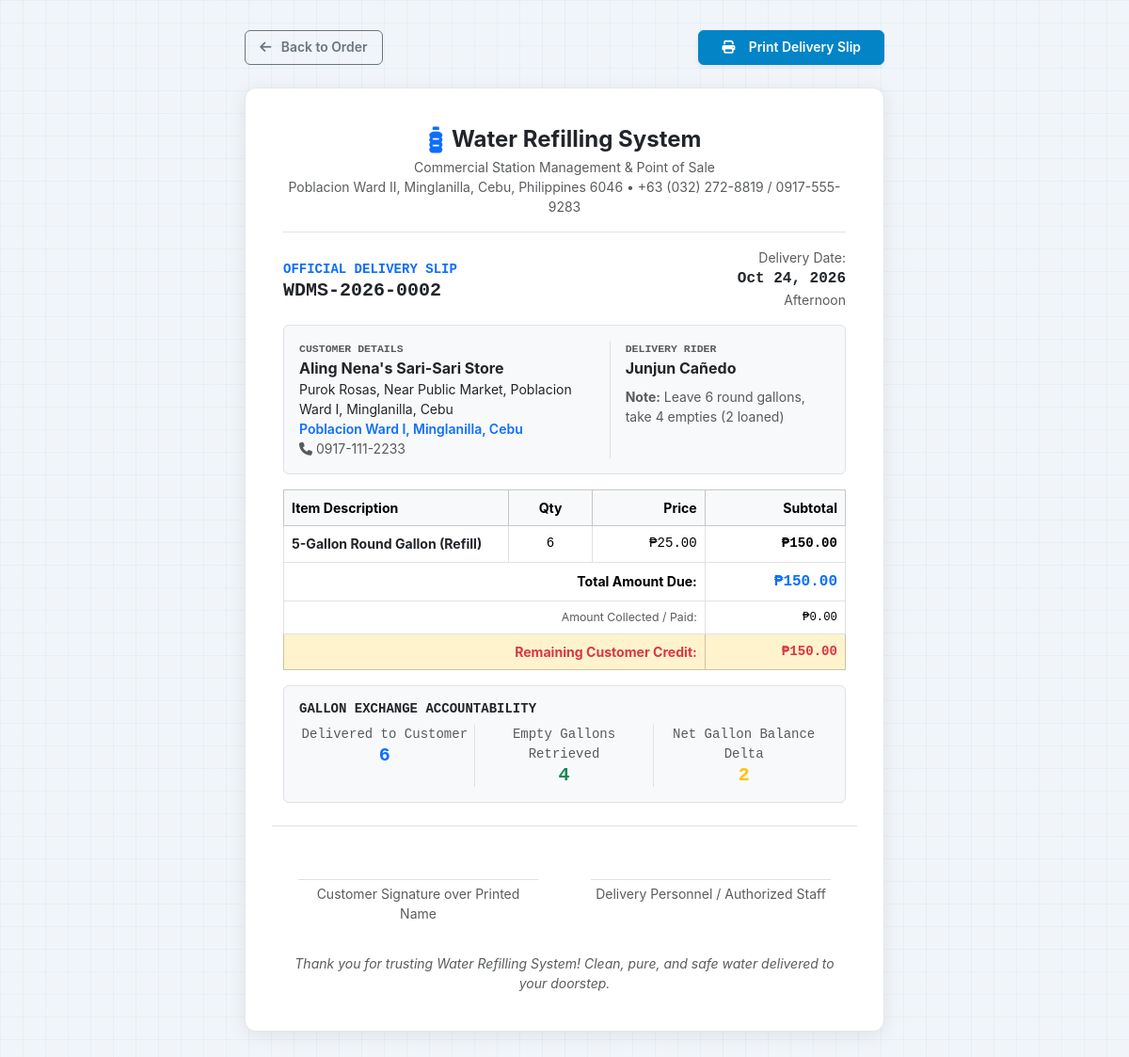
Page /orders/2/receipt (signed in) on the committed database.
### models.py (models this page shows, shortened)
class SystemSetting(db.Model):
    __tablename__ = 'system_settings'
    key = db.Column(db.String(50), primary_key=True)
    value = db.Column(db.Text, nullable=False)
    description = db.Column(db.String(200), nullable=True)
    updated_at = db.Column(db.DateTime, default=datetime.utcnow, onupdate=datetime.utcnow)
    @classmethod
    def get_setting(cls, key, default=''):
        record = db.session.get(cls, key)
        if record:
            return record.value
        return default

class Order(db.Model):
    __tablename__ = 'orders'
    id = db.Column(db.Integer, primary_key=True)
    order_number = db.Column(db.String(30), unique=True, nullable=False)
    customer_id = db.Column(db.Integer, db.ForeignKey('customers.id'), nullable=False)
    order_type = db.Column(db.String(25), default='Delivery') # 'Delivery' or 'Walk-in'
    delivery_address = db.Column(db.String(250), nullable=False)
    barangay = db.Column(db.String(80), nullable=False)
    contact_number = db.Column(db.String(25), nullable=False)
    order_date = db.Column(db.DateTime, default=datetime.utcnow)
    delivery_date = db.Column(db.Date, default=date.today)
    delivery_time_slot = db.Column(db.String(50), default='Morning (8:00 AM - 12:00 NN)')
    delivery_notes = db.Column(db.Text, nullable=True)
    assigned_staff_id = db.Column(db.Integer, db.ForeignKey('users.id'), nullable=True)
    created_by = db.Column(db.Integer, db.ForeignKey('users.id'), nullable=True)
    delivery_status = db.Column(db.String(25), default='Pending')
    payment_status = db.Column(db.String(25), default='Unpaid')   # Unpaid, Paid, Partial
    total_amount = db.Column(db.Float, default=0.0)
    amount_paid = db.Column(db.Float, default=0.0)
    discount = db.Column(db.Float, default=0.0)
    amount_received = db.Column(db.Float, default=0.0)
    change_given = db.Column(db.Float, default=0.0)
    walk_in_customer_name = db.Column(db.String(120), nullable=True)
    containers_delivered = db.Column(db.Integer, default=0)
    empty_containers_returned = db.Column(db.Integer, default=0)
    created_at = db.Column(db.DateTime, default=datetime.utcnow)
    updated_at = db.Column(db.DateTime, default=datetime.utcnow, onupdate=datetime.utcnow)
    delivered_at = db.Column(db.DateTime, nullable=True)
    items = db.relationship('OrderItem', backref='order', cascade='all, delete-orphan', lazy=True)
    payments = db.relationship('Payment', backref='order', lazy=True)
    @property
    def display_customer_name(self):
        if self.walk_in_customer_name:
            return self.walk_in_customer_name
        if self.customer:
            return self.customer.name
        return "Walk-in Customer"
    @property
    def balance_due(self):
        return max(0.0, self.total_amount - self.amount_paid)
    @property
    def gallon_net_change(self):
        return self.containers_delivered - self.empty_containers_returned

class Customer(db.Model):
    __tablename__ = 'customers'
    id = db.Column(db.Integer, primary_key=True)
    name = db.Column(db.String(120), nullable=False)
    customer_type = db.Column(db.String(50), nullable=False, default='Household')
    contact_number = db.Column(db.String(25), nullable=False)
    barangay = db.Column(db.String(80), nullable=False)  # Minglanilla Barangays or In-Store
    purok_street = db.Column(db.String(150), nullable=False)
    landmark_notes = db.Column(db.String(200), nullable=True)
    outstanding_balance = db.Column(db.Float, default=0.0)  # Unpaid credits in PHP
    gallons_on_hand = db.Column(db.Integer, default=0)       # Containers currently with customer
    is_active = db.Column(db.Boolean, default=True)
    created_at = db.Column(db.DateTime, default=datetime.utcnow)
    orders = db.relationship('Order', backref='customer', lazy=True, order_by='desc(Order.created_at)')
    payments = db.relationship('Payment', backref='customer', lazy=True, order_by='desc(Payment.payment_date)')

class User(db.Model):
    __tablename__ = 'users'
    id = db.Column(db.Integer, primary_key=True)
    username = db.Column(db.String(50), unique=True, nullable=False)
    password_hash = db.Column(db.String(128), nullable=False)
    full_name = db.Column(db.String(100), nullable=False)
    role = db.Column(db.String(20), nullable=False, default='staff')  # 'admin', 'cashier', 'staff', 'rider'
    phone = db.Column(db.String(20), nullable=True)
    is_active = db.Column(db.Boolean, default=True)
    created_at = db.Column(db.DateTime, default=datetime.utcnow)
    orders_created = db.relationship('Order', foreign_keys='Order.created_by', backref='creator', lazy=True)
    orders_assigned = db.relationship('Order', foreign_keys='Order.assigned_staff_id', backref='rider', lazy=True)
    payments_received = db.relationship('Payment', backref='receiver', lazy=True)

class OrderItem(db.Model):
    __tablename__ = 'order_items'
    id = db.Column(db.Integer, primary_key=True)
    order_id = db.Column(db.Integer, db.ForeignKey('orders.id'), nullable=False)
    product_id = db.Column(db.Integer, db.ForeignKey('products.id'), nullable=False)
    product_name = db.Column(db.String(100), nullable=False)
    quantity = db.Column(db.Integer, nullable=False, default=1)
    unit_price = db.Column(db.Float, nullable=False)
    subtotal = db.Column(db.Float, nullable=False)
    product = db.relationship('Product', lazy=True)

### routes/orders.py (the view)
@orders_bp.route('/<int:id>/receipt')
@login_required
def receipt(id):
    order = Order.query.get_or_404(id)
    if order.order_type == 'Walk-in':
        return redirect(url_for('pos.receipt', id=order.id))
    station_name = SystemSetting.get_setting('station_name', current_app.config.get('STATION_NAME', 'Water Refilling System'))
    station_address = SystemSetting.get_setting('station_address', current_app.config.get('STATION_ADDRESS', ''))
    station_contact = SystemSetting.get_setting('station_contact', current_app.config.get('STATION_CONTACT', ''))
    receipt_header = SystemSetting.get_setting('receipt_header', 'WATER REFILLING SYSTEM')
    return render_template(
        'orders/receipt.html',
        order=order,
        station_name=station_name,
        station_address=station_address,
        station_contact=station_contact,
        receipt_header=receipt_header
    )

### routes/auth.py (called while the page is built)
def login_required(f):
    @wraps(f)
    def decorated_function(*args, **kwargs):
        if 'user_id' not in session:
            flash('Please log in to access this page.', 'warning')
            return redirect(url_for('auth.login', next=request.url))
        return f(*args, **kwargs)
    return decorated_function

### templates/orders/receipt.html (shortened to what this page needs)
<!DOCTYPE html>
<html lang="en">
<head>
    <link href="https://cdn.jsdelivr.net/npm/bootstrap@5.3.2/dist/css/bootstrap.min.css" rel="stylesheet">
    <link rel="stylesheet" href="https://cdnjs.cloudflare.com/ajax/libs/font-awesome/6.5.1/css/all.min.css">
    <link rel="stylesheet" href="{{ url_for('static', filename='css/style.css') }}">
</head>
<body>
    <div class="no-print max-w-680 mx-auto mb-4 text-center" style="max-width: 680px;">
        <div class="d-flex justify-content-between align-items-center">
            <a href="{{ url_for('orders.view', id=order.id) }}" class="btn btn-outline-secondary">
                <i class="fa-solid fa-arrow-left me-1"></i> Back to Order
            </a>
            <button onclick="window.print()" class="btn btn-primary px-4 shadow-sm">
                <i class="fa-solid fa-print me-2"></i> Print Delivery Slip
            </button>
        </div>
    </div>
    <div class="receipt-card printable-receipt">
        <div class="text-center pb-3 border-bottom mb-3">
            <div class="d-flex align-items-center justify-content-center gap-2 mb-1">
                <i class="fa-solid fa-bottle-water text-primary fs-3"></i>
                <h4 class="fw-bold mb-0 text-dark">{{ station_name }}</h4>
            </div>
            <div class="small text-muted">{{ station_subtitle }}</div>
            <div class="small text-muted">{{ station_address }} &bull; {{ station_contact }}</div>
        </div>
        <div class="d-flex justify-content-between align-items-center mb-3">
            <div>
                <span class="text-uppercase fw-bold text-primary small letter-spacing-1 font-mono">Official Delivery Slip</span>
                <h5 class="fw-bold mb-0 text-dark font-mono">{{ order.order_number }}</h5>
            </div>
            <div class="text-end">
                <div class="small text-muted">Delivery Date:</div>
                <div class="fw-bold text-dark font-mono">{{ order.delivery_date | format_d }}</div>
                <div class="small text-muted">{{ order.delivery_time_slot.split('(')[0] }}</div>
            </div>
        </div>
        <div class="bg-light p-3 rounded-2 mb-3 border">
            <div class="row g-2">
                <div class="col-7">
                    <div class="small text-muted text-uppercase fw-semibold font-mono" style="font-size: 0.72rem;">Customer Details</div>
                    <div class="fw-bold text-dark fs-6">{{ order.display_customer_name }}</div>
                    <div class="small text-dark">{{ order.delivery_address }}</div>
                    <div class="small text-primary fw-semibold">{{ order.barangay }}, Minglanilla, Cebu</div>
                    <div class="small text-muted"><i class="fa-solid fa-phone me-1"></i>{{ order.contact_number }}</div>
                </div>
                <div class="col-5 border-start ps-3">
                    <div class="small text-muted text-uppercase fw-semibold font-mono" style="font-size: 0.72rem;">Delivery Rider</div>
                    <div class="fw-bold text-dark">{{ order.rider.full_name if order.rider else 'Station Dispatch' }}</div>
                    {% if order.delivery_notes %}
                        <div class="small text-muted mt-2">
                            <strong>Note:</strong> {{ order.delivery_notes }}
                        </div>
                    {% endif %}
                </div>
            </div>
        </div>
        <table class="table table-bordered align-middle mb-3" style="font-size: 0.88rem;">
            <thead class="table-light">
                <tr>
                    <th>Item Description</th>
                    <th class="text-center" style="width: 15%;">Qty</th>
                    <th class="text-end" style="width: 20%;">Price</th>
                    <th class="text-end" style="width: 25%;">Subtotal</th>
                </tr>
            </thead>
            <tbody>
                {% for item in order.items %}
                    <tr>
                        <td>
                            <div class="fw-bold text-dark">{{ item.product_name }}</div>
                        </td>
                        <td class="text-center font-mono">{{ item.quantity }}</td>
                        <td class="text-end font-mono">{{ item.unit_price | php }}</td>
                        <td class="text-end font-mono fw-bold">{{ item.subtotal | php }}</td>
                    </tr>
                {% endfor %}
            </tbody>
            <tfoot>
                <tr>
                    <td colspan="3" class="text-end fw-bold">Total Amount Due:</td>
                    <td class="text-end fw-bold text-primary font-mono fs-6">{{ order.total_amount | php }}</td>
                </tr>
                <tr>
                    <td colspan="3" class="text-end text-muted small">Amount Collected / Paid:</td>
                    <td class="text-end font-mono small">{{ order.amount_paid | php }}</td>
                </tr>
                {% if order.balance_due > 0 %}
                    <tr class="table-warning">
                        <td colspan="3" class="text-end fw-bold text-danger">Remaining Customer Credit:</td>
                        <td class="text-end fw-bold text-danger font-mono">{{ order.balance_due | php }}</td>
                    </tr>
                {% endif %}
            </tfoot>
        </table>
        <div class="border rounded p-3 mb-4 bg-light">
            <h6 class="fw-bold text-dark small text-uppercase font-mono mb-2">Gallon Exchange Accountability</h6>
            <div class="row text-center g-2 font-mono small">
                <div class="col-4 border-end">
                    <div class="text-muted">Delivered to Customer</div>
                    <div class="h5 mb-0 fw-bold text-primary">{{ order.containers_delivered }}</div>
                </div>
                <div class="col-4 border-end">
                    <div class="text-muted">Empty Gallons Retrieved</div>
                    <div class="h5 mb-0 fw-bold text-success">{{ order.empty_containers_returned }}</div>
                </div>
                <div class="col-4">
                    <div class="text-muted">Net Gallon Balance Delta</div>
                    <div class="h5 mb-0 fw-bold {% if order.gallon_net_change > 0 %}text-warning{% else %}text-secondary{% endif %}">
                        {{ order.gallon_net_change }}
                    </div>
                </div>
            </div>
        </div>
        <div class="row mt-4 pt-3 border-top text-center text-muted small">
            <div class="col-6">
                <div style="height: 40px;"></div>
                <div class="border-top pt-1 mx-3">Customer Signature over Printed Name</div>
            </div>
            <div class="col-6">
                <div style="height: 40px;"></div>
                <div class="border-top pt-1 mx-3">Delivery Personnel / Authorized Staff</div>
            </div>
        </div>
        <div class="text-center text-muted small mt-4 pt-2">
            <em>Thank you for trusting {{ station_name }}! Clean, pure, and safe water delivered to your doorstep.</em>
        </div>
    </div>
</body>
</html>

### static/css/style.css (style rules this page uses)
:root { --bp-navy-950: #060e1a; --bp-navy-900: #0b192e; --bp-navy-850: #0f233f; --bp-navy-800: #152e52; --bp-navy-700: #1c3d6c; --bp-blue-600: #0284c7; --bp-blue-500: #0ea5e9; --bp-blue-400: #38bdf8; --bp-blue-300: #7dd3fc; --bp-blue-100: #e0f2fe; --bp-blue-50: #f0f9ff; --bp-surface: #f4f8fc; --bp-card-bg: #ffffff; --bp-card-border: #d4e2f0; --bp-border-subtle: #e2e8f0; --bp-grid-line: rgba(2, 132, 199, 0.05); --bp-text-main: #0f172a; --bp-text-muted: #475569; --bp-text-light: #94a3b8; --bp-text-white: #ffffff; --bp-success: #059669; --bp-success-bg: #ecfdf5; --bp-success-border: #a7f3d0; --bp-warning: #d97706; --bp-warning-bg: #fffbeb; --bp-warning-border: #fde68a; --bp-danger: #dc2626; --bp-danger-bg: #fef2f2; --bp-danger-border: #fecaca; --bp-info: #0284c7; --bp-info-bg: #f0f9ff; --bp-info-border: #bae6fd; --bp-shadow-xs: 0 1px 2px rgba(11, 25, 46, 0.05); --bp-shadow-sm: 0 1px 3px rgba(11, 25, 46, 0.08), 0 1px 2px rgba(11, 25, 46, 0.04); --bp-shadow-md: 0 4px 12px -2px rgba(11, 25, 46, 0.08), 0 2px 6px -1px rgba(11, 25, 46, 0.04); --bp-shadow-lg: 0 10px 25px -5px rgba(11, 25, 46, 0.12), 0 8px 10px -6px rgba(11, 25, 46, 0.04); --bp-glow-blue: 0 0 0 3px rgba(2, 132, 199, 0.18); --font-sans: 'Inter', -apple-system, BlinkMacSystemFont, "Segoe UI", Roboto, sans-serif; --font-mono: "JetBrains Mono", ui-monospace, SFMono-Regular, Menlo, Monaco, Consolas, monospace; }
*, *::before, *::after { box-sizing: border-box; }
body { font-family: var(--font-sans); background-color: var(--bp-surface); color: var(--bp-text-main); line-height: 1.5; min-height: 100vh; overflow-x: hidden; background-image: linear-gradient(to right, var(--bp-grid-line) 1px, transparent 1px), linear-gradient(to bottom, var(--bp-grid-line) 1px, transparent 1px); background-size: 24px 24px; }
.font-mono, .tech-code, .price-value, .stat-value, .receipt-mono { font-family: var(--font-mono); font-feature-settings: "tnum" 1, "zero" 1; }
.btn { font-weight: 600; font-size: 0.87rem; border-radius: 6px; padding: 0.45rem 0.95rem; display: inline-flex; align-items: center; justify-content: center; gap: 0.4rem; transition: all 0.15s ease; }
.btn-primary { background-color: var(--bp-blue-600); border-color: var(--bp-blue-600); color: #ffffff; box-shadow: 0 1px 2px rgba(2, 132, 199, 0.2); }

### templates/orders/receipt.html (style rules this page uses)
body { background-color: #f1f5f9; padding: 2rem 1rem; }
.receipt-card { background-color: #ffffff; max-width: 680px; margin: 0 auto; padding: 2.5rem; border-radius: 12px; box-shadow: 0 4px 20px rgba(0, 0, 0, 0.08); border: 1px solid #e2e8f0; }

### rows in the picture
SystemSetting: value "Water Refilling System"
SystemSetting: value "Commercial Station Management & Point of Sale"
SystemSetting: value "Poblacion Ward II, Minglanilla, Cebu, Philippines 6046"
SystemSetting: value "+63 (032) 272-8819 / 0917-555-9283"
Order: order_number "WDMS-2026-0002", delivery_date "Oct 24, 2026", delivery_time_slot "Afternoon", display_customer_name "Aling Nena's Sari-Sari Store", delivery_address "Purok Rosas, Near Public Market, Poblacion Ward I, Minglanilla, Cebu", barangay "Poblacion Ward I", contact_number "0917-111-2233", delivery_notes "Leave 6 round gallons, take 4 empties (2 loaned)", total_amount|php "₱150.00", amount_paid|php "₱0.00", balance_due|php "₱150.00", containers_delivered "6", empty_containers_returned "4", gallon_net_change "2"
User: rider "Junjun Cañedo"
OrderItem: product_name "5-Gallon Round Gallon (Refill)", quantity "6", unit_price|php "₱25.00", subtotal|php "₱150.00"
